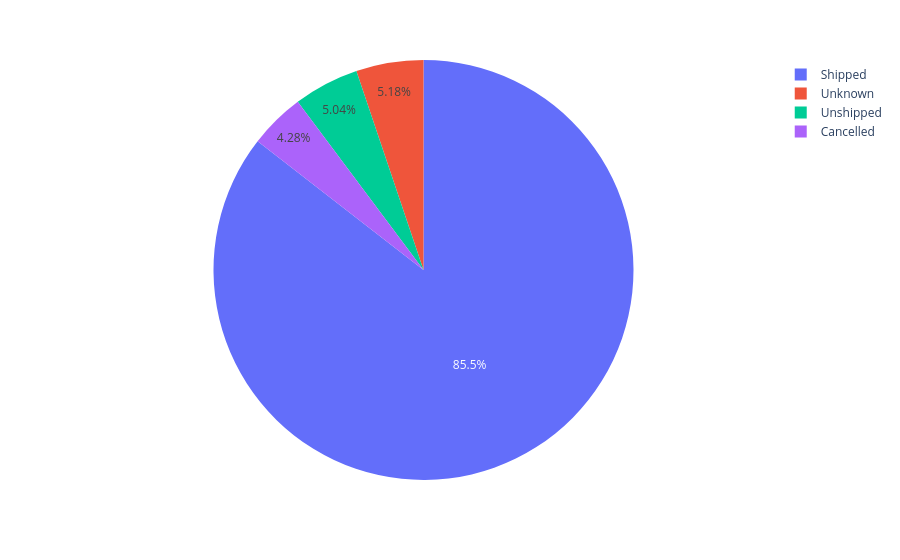

This figure's notebook cell:
### Code cell
px.pie(df,names='Courier Status')

### Figure 1 — Plotly figure (JSON) as saved in the notebook; plotly's stock layout.template omitted (floating-point values rounded to 4 significant figures; data arrays with more than 128 entries replaced by an {"elided": "..."} marker saying what was removed)
{"data": [{"domain": {"x": [0, 1], "y": [0, 1]}, "hovertemplate": "Courier Status=%{label}<extra></extra>", "labels": {"elided": "124460 str values"}, "legendgroup": "", "name": "", "showlegend": true, "type": "pie"}], "layout": {"legend": {"tracegroupgap": 0}, "margin": {"t": 60}}}
